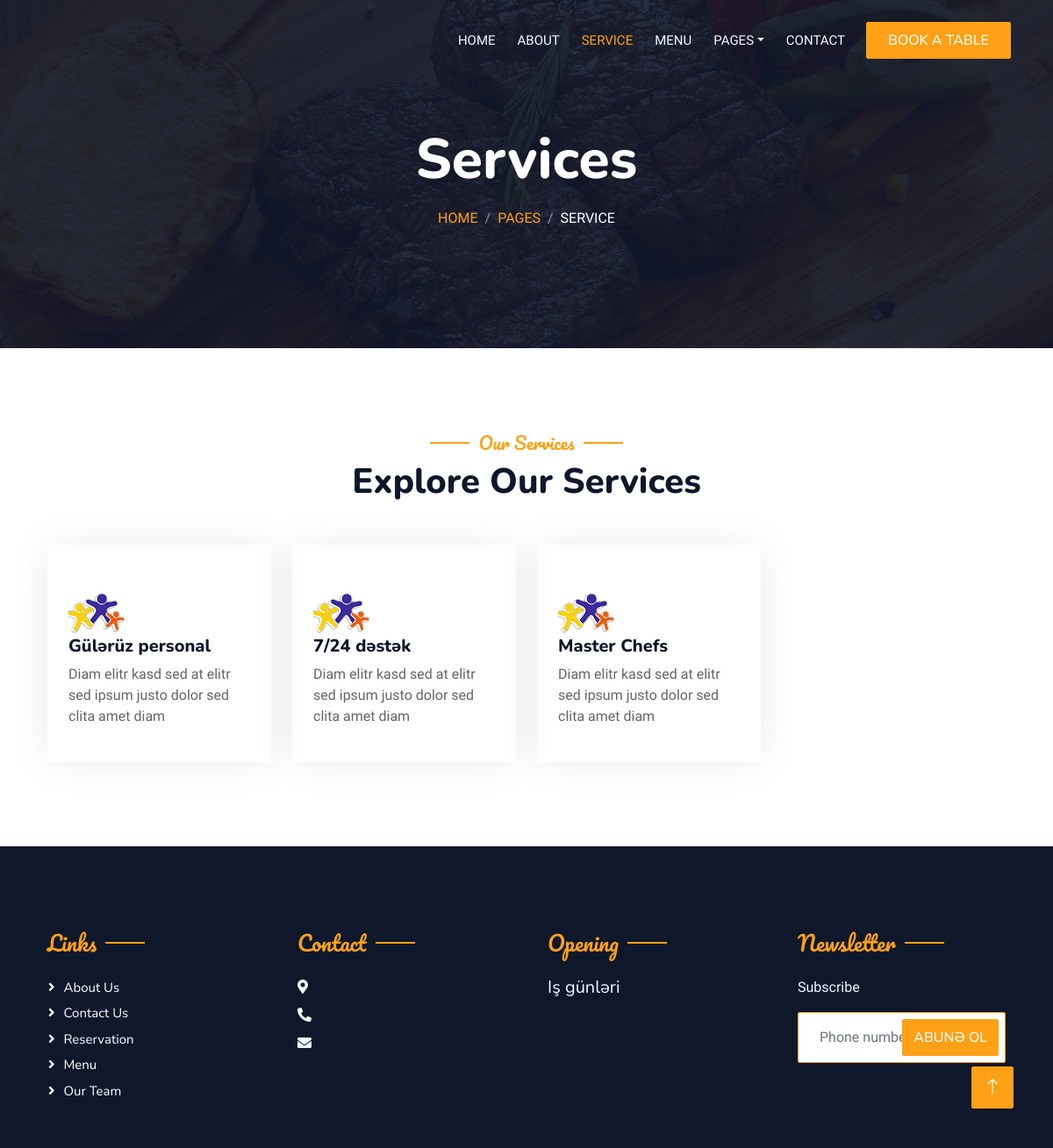
The app's page /service/ with its own data.
### restaurant/models.py (models this page shows, shortened)
class Service(DateMixin, SlugMixin):
    name = models.CharField(max_length=255, verbose_name="Xidmətin adı")
    description = models.TextField(verbose_name="Xidmət haqqında")
    icon = models.ImageField(upload_to=Uploader.upload_photo_for_icon)
    class Meta:
        ordering = ("-created_at",)
        verbose_name = "Xidmət"
        verbose_name_plural = "Xidmətlər"

### restaurant/views.py (the view)
# urls.py: path("service/", service_view, name='service'),
def service_view(request):
    services = Service.objects.order_by("-created_at")
    context = {
        "services": services,
    }
    return render(request, "service.html", context)

### restaurant/context_processors.py (called while the page is built)
def total_view(request):
    myvalue = request.POST.get("subscribe")
    if myvalue:
        obj = Subscribe(phone_number=myvalue)
        obj.save()
    details = MainDetails.objects.first()
    socials = SocialMedia.objects.all()
    return {"details": details, "socials": socials}

### templates/service.html
{% extends 'base.html' %}
{% load static %}
{% block body %}
            <div class="container-xxl py-5 bg-dark hero-header mb-5">
                <div class="container text-center my-5 pt-5 pb-4">
                    <h1 class="display-3 text-white mb-3 animated slideInDown">Services</h1>
                    <nav aria-label="breadcrumb">
                        <ol class="breadcrumb justify-content-center text-uppercase">
                            <li class="breadcrumb-item"><a href="#">Home</a></li>
                            <li class="breadcrumb-item"><a href="#">Pages</a></li>
                            <li class="breadcrumb-item text-white active" aria-current="page">Service</li>
                        </ol>
                    </nav>
                </div>
            </div>
        </div>
        <div class="container-xxl py-5">
            <div class="container">
                <div class="text-center wow fadeInUp" data-wow-delay="0.1s">
                    <h5 class="section-title ff-secondary text-center text-primary fw-normal">Our Services</h5>
                    <h1 class="mb-5">Explore Our Services</h1>
                </div>
                <div class="row g-4">
                    {% for i in services %}
                    <div class="col-lg-3 col-sm-6 wow fadeInUp" data-wow-delay="0.1s">
                        <div class="service-item rounded pt-3">
                            <div class="p-4">
                                <img src="{{i.icon.url}}" alt="">
                                <h5>{{i.name}}</h5>
                                <p>{{i.description}}</p>
                            </div>
                        </div>
                    </div>
                   {% endfor %}
                </div>
            </div>
        </div>
     {% endblock body %}

### static/css/style.css (style rules this page uses)
:root { --primary: #FEA116; --light: #F1F8FF; --dark: #0F172B; }
.ff-secondary { font-family: 'Pacifico', cursive; }
.hero-header { background: linear-gradient(rgba(15, 23, 43, .9), rgba(15, 23, 43, .9)), url(../img/bg-hero.jpg); background-position: center center; background-repeat: no-repeat; background-size: cover; }
.breadcrumb-item + .breadcrumb-item::before { color: rgba(255, 255, 255, .5); }
.section-title { position: relative; display: inline-block; }
.section-title::before { position: absolute; content: ""; width: 45px; height: 2px; top: 50%; left: -55px; margin-top: -1px; background: var(--primary); }
.section-title::after { position: absolute; content: ""; width: 45px; height: 2px; top: 50%; right: -55px; margin-top: -1px; background: var(--primary); }
.service-item { box-shadow: 0 0 45px rgba(0, 0, 0, .08); transition: .5s; }
.service-item * { transition: .5s; }

### records on screen
Service: icon (picture), name "Gülərüz personal", description "Diam elitr kasd sed at elitr sed ipsum justo dolor sed clita amet diam"
Service: icon (picture), name "7/24 dəstək", description "Diam elitr kasd sed at elitr sed ipsum justo dolor sed clita amet diam"
Service: icon (picture), name "Master Chefs", description "Diam elitr kasd sed at elitr sed ipsum justo dolor sed clita amet diam"
